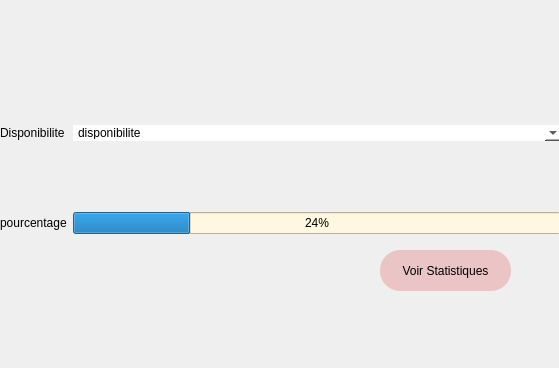
<?xml version="1.0" encoding="UTF-8"?>
<ui version="4.0">
 <class>statistic</class>
 <widget class="QDialog" name="statistic">
  <property name="geometry">
   <rect>
    <x>0</x>
    <y>0</y>
    <width>559</width>
    <height>368</height>
   </rect>
  </property>
  <property name="windowTitle">
   <string>Dialog</string>
  </property>
  <widget class="QPushButton" name="pb_statistique_2">
   <property name="geometry">
    <rect>
     <x>380</x>
     <y>250</y>
     <width>131</width>
     <height>41</height>
    </rect>
   </property>
   <property name="styleSheet">
    <string notr="true">font: 75 8pt &quot;MS Shell Dlg 2&quot;;
border-radius: 20px;
color: black;
padding: 0 8px;
background: #ebc5c5;
font: bold, &quot;Comic Sans MS&quot;;;
text-align:center;</string>
   </property>
   <property name="text">
    <string>Voir Statistiques</string>
   </property>
  </widget>
  <widget class="QWidget" name="layoutWidget_2">
   <property name="geometry">
    <rect>
     <x>0</x>
     <y>60</y>
     <width>561</width>
     <height>241</height>
    </rect>
   </property>
   <layout class="QGridLayout" name="gridLayout_9">
    <item row="0" column="0">
     <widget class="QLabel" name="function">
      <property name="text">
       <string>Disponibilite</string>
      </property>
     </widget>
    </item>
    <item row="1" column="0">
     <widget class="QLabel" name="nombreEmploye">
      <property name="text">
       <string>pourcentage</string>
      </property>
     </widget>
    </item>
    <item row="1" column="1">
     <widget class="QProgressBar" name="progressBar">
      <property name="styleSheet">
       <string notr="true">background-color: rgb(255, 247, 224);</string>
      </property>
      <property name="value">
       <number>24</number>
      </property>
     </widget>
    </item>
    <item row="0" column="1">
     <widget class="QComboBox" name="comboBoxStat">
      <property name="font">
       <font>
        <family>MS Shell Dlg 2</family>
        <pointsize>9</pointsize>
       </font>
      </property>
      <property name="styleSheet">
       <string notr="true">background-color: rgb(255, 255, 255);
	border-top-right-radius: 15px;
	border-top-left-radius: 15px;
	border-bottom-right-radius: 15px;
	border-bottom-left-radius: 15px;</string>
      </property>
      <item>
       <property name="text">
        <string>disponibilite</string>
       </property>
      </item>
      <item>
       <property name="text">
        <string>non disponibilite</string>
       </property>
      </item>
     </widget>
    </item>
   </layout>
  </widget>
 </widget>
 <resources/>
 <connections/>
</ui>
